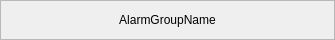
<?xml version="1.0" encoding="UTF-8"?>
<ui version="4.0">
 <class>AlarmGroupFrame</class>
 <widget class="QFrame" name="AlarmGroupFrame">
  <property name="geometry">
   <rect>
    <x>0</x>
    <y>0</y>
    <width>335</width>
    <height>40</height>
   </rect>
  </property>
  <property name="sizePolicy">
   <sizepolicy hsizetype="Expanding" vsizetype="Fixed">
    <horstretch>0</horstretch>
    <verstretch>0</verstretch>
   </sizepolicy>
  </property>
  <property name="minimumSize">
   <size>
    <width>0</width>
    <height>40</height>
   </size>
  </property>
  <property name="maximumSize">
   <size>
    <width>16777215</width>
    <height>40</height>
   </size>
  </property>
  <property name="frameShape">
   <enum>QFrame::StyledPanel</enum>
  </property>
  <property name="frameShadow">
   <enum>QFrame::Sunken</enum>
  </property>
  <layout class="QVBoxLayout" name="verticalLayout_2">
   <property name="spacing">
    <number>0</number>
   </property>
   <property name="leftMargin">
    <number>0</number>
   </property>
   <property name="topMargin">
    <number>0</number>
   </property>
   <property name="rightMargin">
    <number>0</number>
   </property>
   <property name="bottomMargin">
    <number>0</number>
   </property>
   <item>
    <widget class="QLabel" name="name">
     <property name="sizePolicy">
      <sizepolicy hsizetype="Expanding" vsizetype="Fixed">
       <horstretch>0</horstretch>
       <verstretch>0</verstretch>
      </sizepolicy>
     </property>
     <property name="minimumSize">
      <size>
       <width>0</width>
       <height>20</height>
      </size>
     </property>
     <property name="maximumSize">
      <size>
       <width>16777215</width>
       <height>20</height>
      </size>
     </property>
     <property name="text">
      <string>AlarmGroupName</string>
     </property>
     <property name="alignment">
      <set>Qt::AlignCenter</set>
     </property>
    </widget>
   </item>
   <item>
    <layout class="QHBoxLayout" name="mainLayout">
     <property name="spacing">
      <number>1</number>
     </property>
    </layout>
   </item>
  </layout>
 </widget>
 <resources/>
 <connections/>
</ui>
